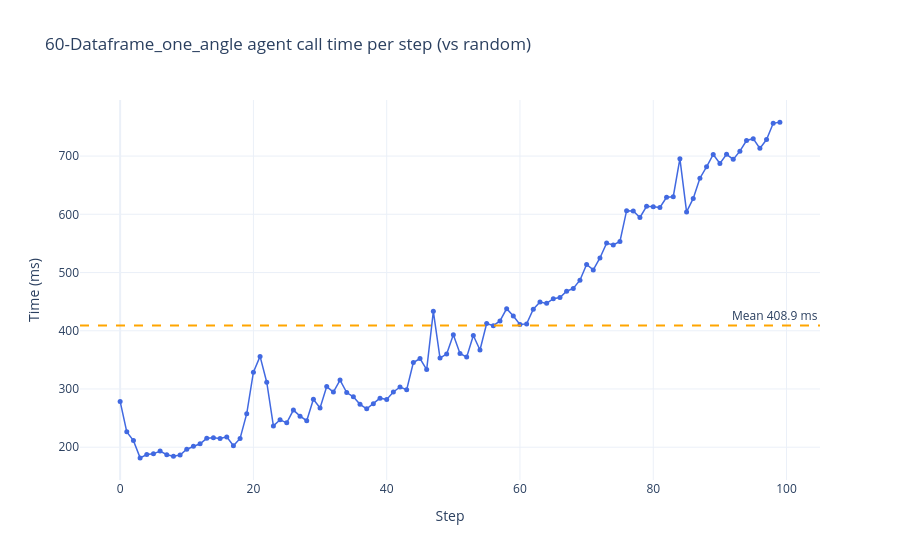

The notebook cell this image was saved under:
### Code cell
fig = go.Figure()
fig.add_trace(go.Scatter(
    x=step_numbers,
    y=step_times_ms,
    mode="lines+markers",
    name="Agent call time",
    line=dict(color="royalblue", width=1.5),
    marker=dict(size=5),
))
fig.add_hline(
    y=mean_ms,
    line_dash="dash",
    line_color="orange",
    annotation_text=f"Mean {mean_ms:.1f} ms",
    annotation_position="top right",
)
fig.update_layout(
    title="60-Dataframe_one_angle agent call time per step (vs random)",
    xaxis_title="Step",
    yaxis_title="Time (ms)",
    template="plotly_white",
    hovermode="x unified",
)
fig.show()

### Figure 1 — Plotly figure (JSON) as saved in the notebook; plotly's stock layout.template omitted (floating-point values rounded to 4 significant figures)
{"data": [{"line": {"color": "royalblue", "width": 1.5}, "marker": {"size": 5}, "mode": "lines+markers", "name": "Agent call time", "type": "scatter", "x": [0, 1, 2, 3, 4, 5, 6, 7, 8, 9, 10, 11, 12, 13, 14, 15, 16, 17, 18, 19, 20, 21, 22, 23, 24, 25, 26, 27, 28, 29, 30, 31, 32, 33, 34, 35, 36, 37, 38, 39, 40, 41, 42, 43, 44, 45, 46, 47, 48, 49, 50, 51, 52, 53, 54, 55, 56, 57, 58, 59, 60, 61, 62, 63, 64, 65, 66, 67, 68, 69, 70, 71, 72, 73, 74, 75, 76, 77, 78, 79, 80, 81, 82, 83, 84, 85, 86, 87, 88, 89, 90, 91, 92, 93, 94, 95, 96, 97, 98, 99], "y": [278.6, 226.3, 211.3, 181.6, 187.4, 188.6, 193.3, 187.0, 184.5, 186.4, 196.5, 201.6, 205.8, 215.2, 216.1, 215.1, 217.7, 202.5, 214.9, 257.6, 328.9, 355.9, 311.6, 236.6, 247.0, 241.8, 263.7, 253.3, 245.5, 282.3, 267.3, 304.1, 294.6, 315.2, 293.9, 286.5, 273.6, 265.8, 274.5, 284.2, 281.8, 294.8, 303.4, 298.6, 345.4, 352.4, 333.4, 433.3, 353.2, 360.1, 393.3, 361.0, 354.7, 391.8, 367.0, 412.4, 408.6, 416.9, 438.0, 425.3, 410.8, 411.7, 437.0, 449.4, 447.0, 455.0, 457.0, 467.9, 472.6, 486.8, 514.0, 504.5, 525.0, 550.5, 547.3, 553.2, 606.2, 605.8, 594.6, 613.8, 612.9, 611.8, 629.3, 630.3, 695.5, 604.1, 627.3, 661.9, 681.6, 702.7, 687.4, 703.0, 694.4, 708.5, 726.7, 729.9, 713.2, 728.4, 756.3, 758.3]}], "layout": {"annotations": [{"showarrow": false, "text": "Mean 408.9 ms", "x": 1, "xanchor": "right", "xref": "x domain", "y": 408.9, "yanchor": "bottom", "yref": "y"}], "hovermode": "x unified", "shapes": [{"line": {"color": "orange", "dash": "dash"}, "type": "line", "x0": 0, "x1": 1, "xref": "x domain", "y0": 408.9, "y1": 408.9, "yref": "y"}], "title": {"text": "60-Dataframe_one_angle agent call time per step (vs random)"}, "xaxis": {"title": {"text": "Step"}}, "yaxis": {"title": {"text": "Time (ms)"}}}}
